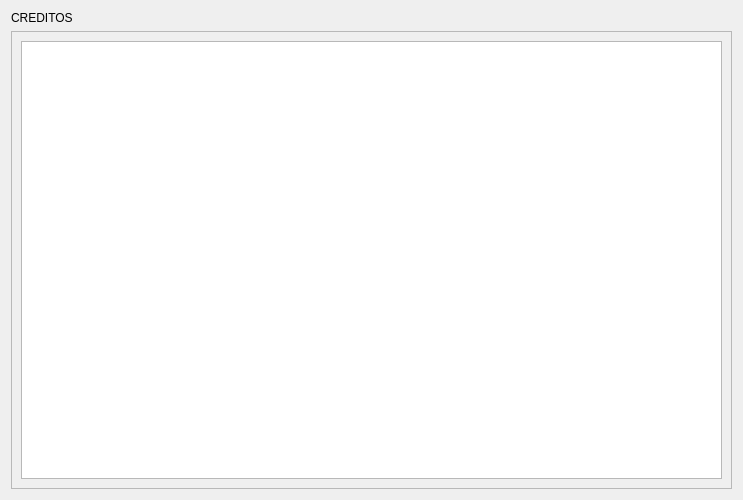
<?xml version="1.0" encoding="UTF-8"?>
<ui version="4.0">
 <class>Form</class>
 <widget class="QWidget" name="Form">
  <property name="geometry">
   <rect>
    <x>0</x>
    <y>0</y>
    <width>743</width>
    <height>500</height>
   </rect>
  </property>
  <property name="minimumSize">
   <size>
    <width>500</width>
    <height>500</height>
   </size>
  </property>
  <property name="windowTitle">
   <string>Form</string>
  </property>
  <layout class="QGridLayout" name="gridLayout">
   <item row="1" column="0">
    <widget class="QScrollArea" name="scrollArea">
     <property name="widgetResizable">
      <bool>true</bool>
     </property>
     <widget class="QWidget" name="scrollAreaW">
      <property name="geometry">
       <rect>
        <x>0</x>
        <y>0</y>
        <width>723</width>
        <height>458</height>
       </rect>
      </property>
      <layout class="QGridLayout" name="gridLayout_2">
       <item row="0" column="0">
        <widget class="QTextBrowser" name="Creditos">
         <property name="openExternalLinks">
          <bool>true</bool>
         </property>
        </widget>
       </item>
      </layout>
     </widget>
    </widget>
   </item>
   <item row="0" column="0">
    <widget class="QLabel" name="Title">
     <property name="text">
      <string>CREDITOS</string>
     </property>
    </widget>
   </item>
  </layout>
 </widget>
 <resources/>
 <connections/>
</ui>
